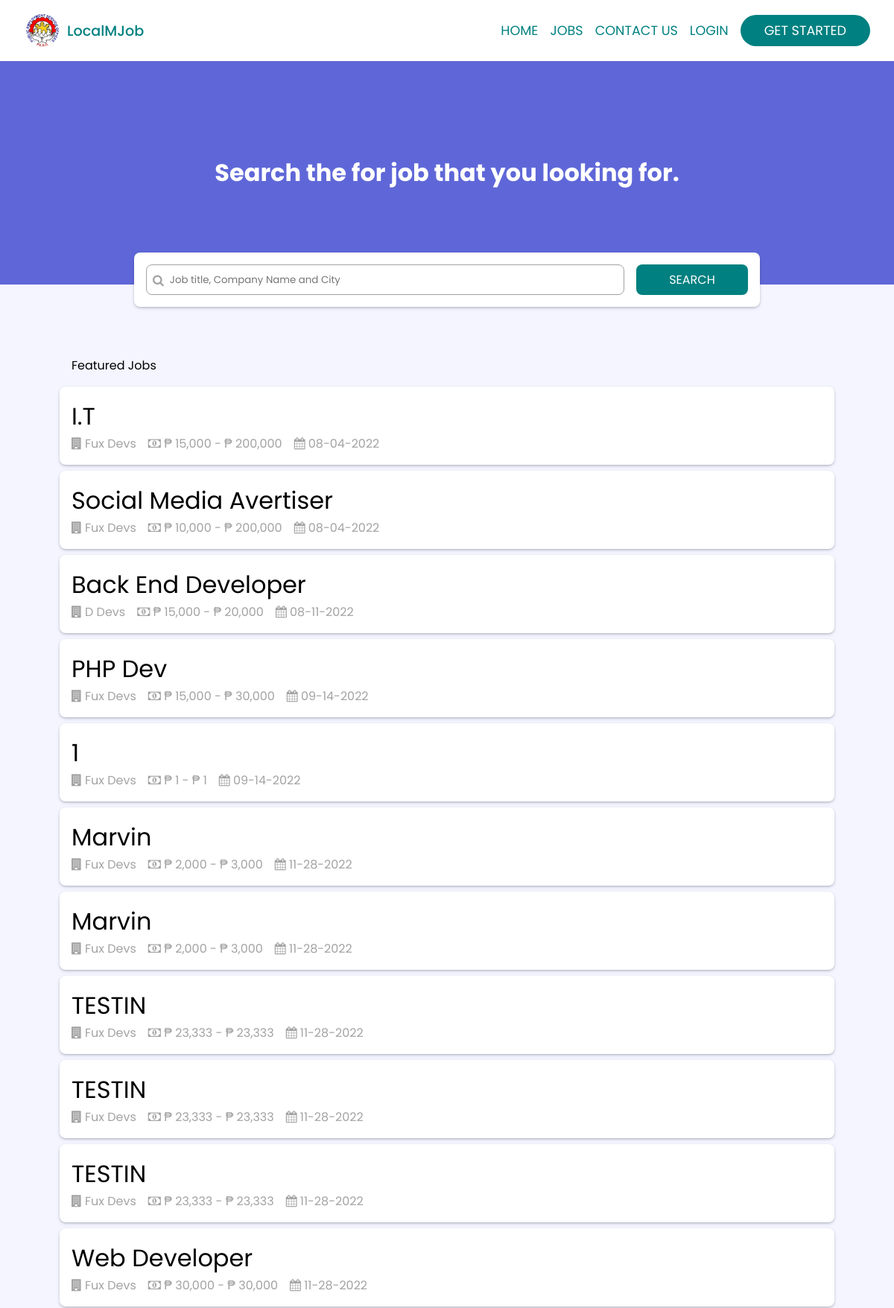
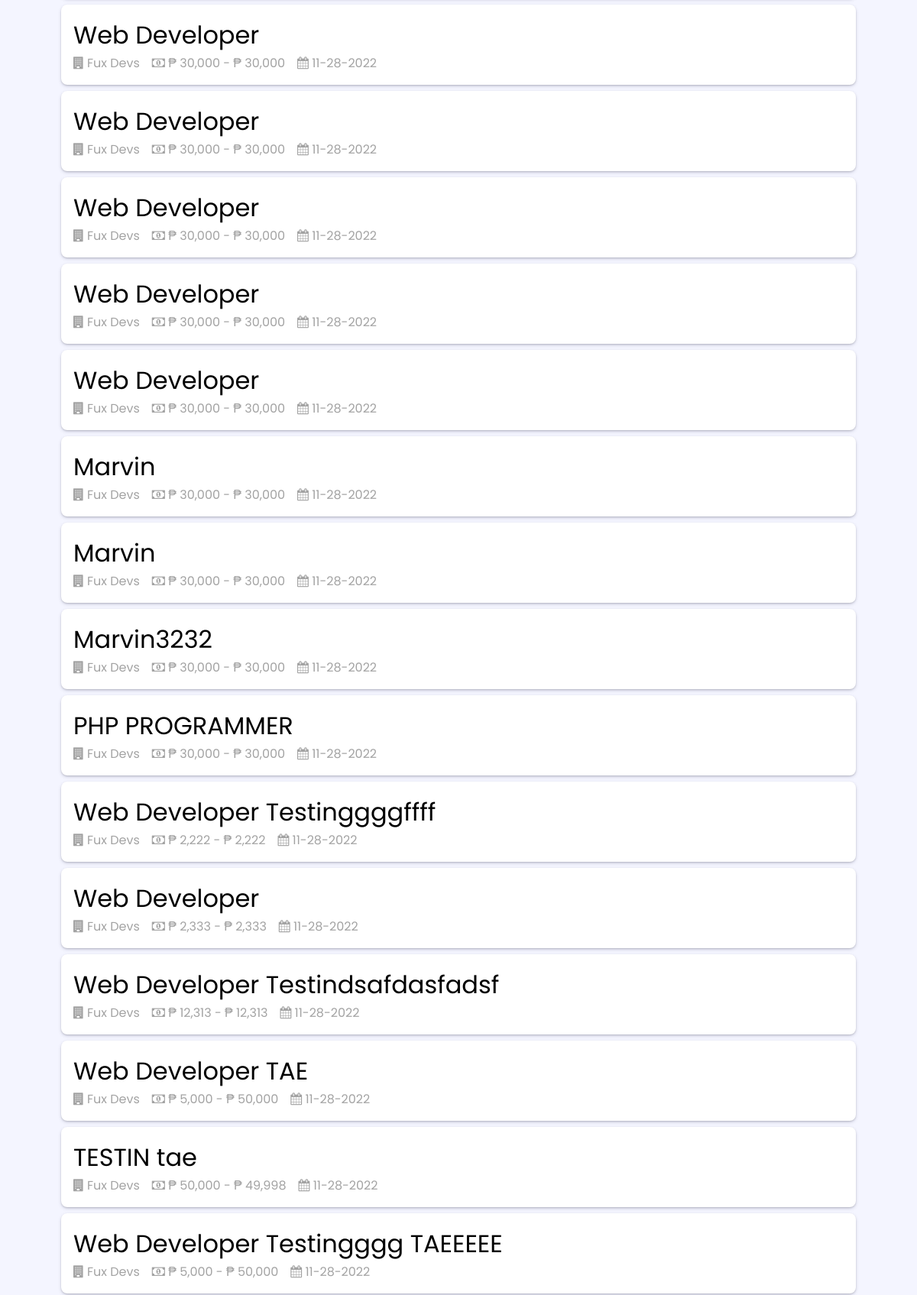
Page /jobs/index.php (upper part) on the committed database (2 pictures, top to bottom).
### tables this page shows
CREATE TABLE IF NOT EXISTS `tbl_jobs` (
  `id` int NOT NULL AUTO_INCREMENT,
  `userid` int NOT NULL,
  `j_name` varchar(50) NOT NULL,
  `j_age` int NOT NULL,
  `j_min` decimal(50,0) NOT NULL,
  `j_max` decimal(50,0) NOT NULL,
  `j_currency_symbol` varchar(1) NOT NULL,
  `j_description` text NOT NULL,
  `j_created_at` timestamp NOT NULL DEFAULT CURRENT_TIMESTAMP,
  PRIMARY KEY (`id`)
);

CREATE TABLE IF NOT EXISTS `tbl_company` (
  `id` int NOT NULL AUTO_INCREMENT,
  `userid` int NOT NULL,
  `c_logo` varchar(70) NOT NULL DEFAULT 'company_logo_default.png',
  `c_banner` varchar(70) NOT NULL DEFAULT 'company_banner_default.png',
  `c_name` varchar(50) NOT NULL,
  `c_address` varchar(100) NOT NULL,
  `c_cnum` varchar(20) NOT NULL,
  `c_position` varchar(50) NOT NULL,
  `department` varchar(50) NOT NULL,
  `created_at` timestamp NOT NULL DEFAULT CURRENT_TIMESTAMP,
  PRIMARY KEY (`id`)
);

### config.php (called while the page is built, shortened)
<?php
$__name__ = "iconnect";
?>

### session.php (called while the page is built)
<?php
if(isset($_SESSION["islogin"])){
    $islogin = $_SESSION["islogin"];
    $data = $_SESSION["data"];
    $u_id = $data["id"];
    $load_data = mysqli_query($con,"SELECT * FROM `tbl_accounts` WHERE id = $u_id");
    if(hasResult($load_data)){
        $data = mysqli_fetch_assoc($load_data);
        $u_fname = $data["firstname"];
        $u_lname = $data["lastname"];
        $u_cnum = $data["cnum"];
        $u_bday = $data["bday"];
        $u_age = $data["age"];
        $u_address = $data["address"];
        $u_email = $data["email"];
        $u_password = $data["password"];
        $u_type = $data["type"];
        $u_verification_state = $data["verification_state"];
        $u_avatar = $data["avatar"];
        $u_createdat = $data["created_at"];
        if($u_type == 3){
            $load_resume = mysqli_query($con,"SELECT * FROM `tbl_resume` WHERE userid = $u_id");
            if(hasResult($load_resume)){
                $resume_data = mysqli_fetch_assoc($load_resume);
                $have_resume = true;
                $r_path = $resume_data["path"];
            }else{
                $have_resume = false;
            }
        }
        if($u_type == 2){
            $load_company = mysqli_query($con,"SELECT * FROM `tbl_company` WHERE userid = $u_id");
            $company_data = mysqli_fetch_assoc($load_company);
            $c_id = $company_data["id"];
            $c_name = $company_data["c_name"];
            $c_address = $company_data["c_address"];
            $c_cnum = $company_data["c_cnum"];
            $c_position = $company_data["c_position"];
            $c_logo = $company_data["c_logo"];
            $c_banner = $company_data["c_banner"];
            $c_department = $company_data["department"];
            $c_createdat = $company_data["created_at"];
        }
    }else{
        navigate("./logout.php");
    }
}else{
    $islogin = false;
}

### functions.php (called while the page is built, shortened)
<?php
function form($e){
        if ($_SERVER['REQUEST_METHOD'] === 'POST') {
            return isset($_POST[$e]);
        }else{
            return isset($_GET[$e]);
        }
}
function hasResult($result){
    if(mysqli_num_rows($result) > 0){
        return true;
    }else{
        return false;
    }
}

### jobs/index.php (the view, shortened to what this page needs)
<?php
require_once '../config.php';
require_once '../functions.php';
require_once '../session.php';
if(form("search")){
    $onsearch = true;
    $search = mysqli_value($con,"search");
    $result_query = mysqli_query($con,"
    SELECT
        tbl_jobs.id,
        tbl_company.c_name,
        tbl_company.c_address,
        tbl_company.c_cnum,
        tbl_accounts.firstname,
        tbl_accounts.lastname,
        tbl_jobs.j_name,
        tbl_jobs.j_age,
        tbl_jobs.j_min,
        tbl_jobs.j_max,
        tbl_jobs.j_currency_symbol,
        tbl_jobs.j_description,
        tbl_jobs.j_created_at
    FROM
        tbl_jobs
    INNER JOIN tbl_company ON tbl_company.userid = tbl_jobs.userid
    INNER JOIN tbl_accounts ON tbl_accounts.id = tbl_jobs.userid
    WHERE
    tbl_company.c_name LIKE '%$search%' OR
    tbl_jobs.j_name LIKE '%$search%' OR
    tbl_company.c_address LIKE '%$search%'
    ");
}else{
    $onsearch = false;
    if($islogin){
        $result_query = mysqli_query($con,"
        SELECT
            tbl_jobs.id,
            tbl_company.c_name,
            tbl_company.c_address,
            tbl_company.c_cnum,
            tbl_accounts.firstname,
            tbl_accounts.lastname,
            tbl_jobs.j_name,
            tbl_jobs.j_age,
            tbl_jobs.j_min,
            tbl_jobs.j_max,
            tbl_jobs.j_currency_symbol,
            tbl_jobs.j_description,
            tbl_jobs.j_created_at
        FROM
            tbl_jobs
        INNER JOIN tbl_company ON tbl_company.userid = tbl_jobs.userid
        INNER JOIN tbl_accounts ON tbl_accounts.id = tbl_jobs.userid
        ");
    }else{
        $result_query = mysqli_query($con,"
        SELECT
            tbl_jobs.id,
            tbl_company.c_name,
            tbl_company.c_address,
            tbl_company.c_cnum,
            tbl_accounts.firstname,
            tbl_accounts.lastname,
            tbl_jobs.j_name,
            tbl_jobs.j_age,
            tbl_jobs.j_min,
            tbl_jobs.j_max,
            tbl_jobs.j_currency_symbol,
            tbl_jobs.j_description,
            tbl_jobs.j_created_at
        FROM
            tbl_jobs
        INNER JOIN tbl_company ON tbl_company.userid = tbl_jobs.userid
        INNER JOIN tbl_accounts ON tbl_accounts.id = tbl_jobs.userid
        ");
    }
}
?>
<!DOCTYPE html>
<html lang="en">
<head>
    <link href="//maxcdn.bootstrapcdn.com/font-awesome/4.7.0/css/font-awesome.min.css" rel="stylesheet">
    <link rel="stylesheet" href="style.css">
    <link rel="stylesheet" href="../verify.css">
    <link rel="stylesheet" href="../header.css">
    <link rel="stylesheet" href="../notify_style.css">
</head>
<body>
    <div class="main">
        <?php include '../header.php' ?>
        <div class="body_search">
            <div class="container_search">
                <h1>Search the for job that you looking for.</h1>
                <form action="" class="search_form" method="get">
                    <div class="field">
                        <i class="fa fa-search"></i>
                        <input type="text" name="search" id="search" value="<?= ($onsearch) ? value("search") : "" ?>"placeholder="Job title, Company Name and City" required>
                    </div>
                    <button type="submit">
                        SEARCH
                    </button>
                </form>
            </div>
            <div class="content">
                <div class="container recommended">
                    <div class="container_title">
                        <?php if($onsearch){ ?>
                            Result-<?= mysqli_num_rows($result_query) ?>
                        <?php }else{ ?>
                            <?= ($islogin) ? "Recommended Jobs" : "Featured Jobs" ?>
                        <?php } ?>
                    </div>
                    <div class="container_body">
                        <?php if(hasResult($result_query)){?>
                            <?php while($row = mysqli_fetch_assoc($result_query)){?>
                                <a class="box" href="view.php?id=<?= $row["id"]?>">
                                    <div class="box_header">
                                        <div class="box_header_title">
                                            <?= $row["j_name"]?>
                                        </div>
                                        <div class="box_header_sub">
                                            <p>
                                                <i class="fa fa-building"></i>
                                                <?= $row["c_name"]?>
                                            </p>
                                            <p>
                                                <i class="fa fa-money"></i>
                                                <?= $row["j_currency_symbol"]." ".number_format($row['j_min'])." - ".$row["j_currency_symbol"]." ".number_format($row['j_max']) ?>
                                            </p>
                                            <p>
                                                <i class="fa fa-calendar"></i>
                                                <?= date("m-d-Y",strtotime($row["j_created_at"]))?>
                                            </p>
                                        </div>
                                    </div>
                                </a>
                            <?php }?>
                        <?php }?>
                    </div>
                </div>
            </div>
        </div>
    </div>
</body>
</html>

### header.php (shortened to what this page needs)
<div class="header">
    <div class="text">
        <a href="/<?= $__name__ ?>" class="header_logo">
            <img src="/<?= $__name__ ?>/assets/peso_logo_one.gif" alt="logo">
            <p>LocalMJob</p>
        </a>
    </div>
    <div class="navigation">
        <?php if($islogin){?>
             <ul class="notification-drop">
                <li class="item">
                <button type="button" style="border: none; background: white;" onclick="showNotification()">
                    <i class="fa fa-bell-o notification-bell" aria-hidden="true"></i> <span class="btn__badge pulse-button ">
                    <?php echo countNotify($con, $u_id); ?>
                    </span>
                </button>
                  <ul>
                    <?php
                    $load_data_notificaiton = mysqli_query($con,"SELECT * FROM `tbl_notification` WHERE user_id = $u_id and `status` = 0 order by created_at desc limit 5");
                    if(hasResult($load_data_notificaiton)){
                        while($row = mysqli_fetch_assoc($load_data_notificaiton)){
                            echo "<li id='".$row["id"]."' onclick='updateNotification(this.id)' >".$row["description"]."</li>";
                        }
                    }else{
                        echo "<li>No data..</li>";
                    }
                     ?>
                  </ul>
                </li>
              </ul>
            <?php if($u_type == 1){?>
                <a href="/<?= $__name__ ?>">HOME</a>
                <a href="/<?= $__name__ ?>/jobs">JOBS</a>
                <a href="/<?= $__name__ ?>/contact_us.php">CONTACT US</a>
                <a href="/<?= $__name__ ?>/logout.php">LOGOUT</a>
                <a href="/<?= $__name__ ?>/dashboard/company" class="nav_a">
                    DASHBOARD
                </a>
            <?php }elseif($u_type == 2){?>
                <a href="/<?= $__name__ ?>">HOME</a>
                <a href="/<?= $__name__ ?>/jobs">JOBS</a>
                <a href="/<?= $__name__ ?>/contact_us.php">CONTACT US</a>
                <a href="/<?= $__name__ ?>/logout.php">LOGOUT</a>
                <a href="/<?= $__name__ ?>/dashboard/company" class="nav_a">
                    DASHBOARD
                </a>
            <?php }elseif($u_type == 3){?>
                <a href="/<?= $__name__ ?>">HOME</a>
                <a href="/<?= $__name__ ?>/jobs">JOBS</a>
                <a href="/<?= $__name__ ?>/profile">PROFILE</a>
                <a href="/<?= $__name__ ?>/profile/?page=password" class="client_menu">Password</a>
                <a href="/<?= $__name__ ?>/profile/?page=resume"  class="client_menu">Resume</a>
                <a href="/<?= $__name__ ?>/logout.php">LOGOUT</a>
            <?php } ?>
        <?php }else{?>
            <a href="/<?= $__name__ ?>">HOME</a>
            <a href="/<?= $__name__ ?>/jobs">JOBS</a>
            <a href="/<?= $__name__ ?>/contact_us.php">CONTACT US</a>
            <a href="/<?= $__name__ ?>/auth?a=already">LOGIN</a>
            <a href="/<?= $__name__ ?>/auth?a=join" class="nav_a">
                GET STARTED
            </a>
        <?php } ?>
    </div>
</div>

### jobs/style.css (style rules this page uses)
* { padding:0; margin: 0; box-sizing: border-box; font-family: 'Poppins', sans-serif; scroll-behavior: smooth; }
input { outline: none; }
a { text-decoration: none; }
.main { display: flex; height: 100vh; flex-direction: column; }
.header { display: flex; justify-content: space-between; padding: 1rem 2rem; align-items: center; }
.header_logo { display: flex; align-items: center; color: teal; gap: .5rem; }
.header_logo img { width: 50px; height: 50px; }
.header_logo p { font-size: 1.2rem; font-weight:500; }
.navigation { display: flex; align-items: center; gap: 1rem; }
.navigation > a { color: teal; font-size: 1.1rem; }
.navigation > a.nav_a { border-radius: 2rem; padding: .5rem 2rem; background: teal; color: white; }
.body_search { display: flex; flex-direction: column; }
.body_search .container_search { display: flex; justify-content: center; align-items: center; flex-direction: column; height: 300px; gap: 3rem; background: rgb(95, 103, 216); color: white; position: relative; }
.body_search .container_search form { position: absolute; bottom: -30px; background: white; color: black; width: max(30vw , 70%); border-radius: .5rem; display: flex; gap: 1rem; padding: 1rem; box-shadow: rgba(50, 50, 93, 0.25) 0px 2px 5px -1px, rgba(0, 0, 0, 0.3) 0px 1px 3px -1px; }
.body_search .container_search form .field { border: 1px solid rgb(163, 163, 163); padding: .5rem .5rem; display: flex; gap: .5rem; align-items: center; font-size: 1rem; flex: 1; border-radius: .5rem; }
.body_search .container_search form .field i { color: rgb(163, 163, 163); }
.body_search .container_search form .field input { border: 0; width: 100%; }
.body_search .container_search form button { font-size: 1rem; padding: .5rem; width: 150px; background: teal; color: white; border: none; border-radius: .5rem; cursor:pointer; }
.body_search .content { flex: 1; background: #F4F5FF; padding: 5rem 5rem 0 5rem; display: flex; flex-direction: column; }
.body_search .content .recommended { display: flex; flex-direction: column; }
.body_search .content .recommended .container_title { padding: 1rem; }
.body_search .content .recommended .container_body { display: flex; flex-direction: column; gap: .5rem; }
.body_search .content .recommended .container_body .box { text-decoration: none; color: black; padding: 1rem; border-radius: .5rem; background: white; box-shadow: rgba(50, 50, 93, 0.25) 0px 2px 5px -1px, rgba(0, 0, 0, 0.3) 0px 1px 3px -1px; }
.body_search .content .recommended .container_body .box .box_header .box_header_title { font-size: 2rem; }
.body_search .content .recommended .container_body .box .box_header .box_header_sub { display: flex; color: rgb(163, 163, 163); gap: 1rem; }

### header.css (style rules this page uses)
.header { position: relative; }
.text { display:flex; align-items: center; }

### rows in the picture
tbl_jobs: j_name "I.T", tbl_company.c_name "Fux Devs", j_currency_symbol "₱", j_min "15,000", j_max "200,000", j_created_at "08-04-2022"
tbl_jobs: j_name "Social Media Avertiser", tbl_company.c_name "Fux Devs", j_currency_symbol "₱", j_min "10,000", j_max "200,000", j_created_at "08-04-2022"
tbl_jobs: j_name "Back End Developer", tbl_company.c_name "D Devs", j_currency_symbol "₱", j_min "15,000", j_max "20,000", j_created_at "08-11-2022"
tbl_jobs: j_name "PHP Dev", tbl_company.c_name "Fux Devs", j_currency_symbol "₱", j_min "15,000", j_max "30,000", j_created_at "09-14-2022"
tbl_jobs: j_name "1", tbl_company.c_name "Fux Devs", j_currency_symbol "₱", j_min "1", j_max "1", j_created_at "09-14-2022"
tbl_jobs: j_name "Marvin", tbl_company.c_name "Fux Devs", j_currency_symbol "₱", j_min "2,000", j_max "3,000", j_created_at "11-28-2022"
tbl_jobs: j_name "Marvin", tbl_company.c_name "Fux Devs", j_currency_symbol "₱", j_min "2,000", j_max "3,000", j_created_at "11-28-2022"
tbl_jobs: j_name "TESTIN", tbl_company.c_name "Fux Devs", j_currency_symbol "₱", j_min "23,333", j_max "23,333", j_created_at "11-28-2022"
tbl_jobs: j_name "TESTIN", tbl_company.c_name "Fux Devs", j_currency_symbol "₱", j_min "23,333", j_max "23,333", j_created_at "11-28-2022"
tbl_jobs: j_name "TESTIN", tbl_company.c_name "Fux Devs", j_currency_symbol "₱", j_min "23,333", j_max "23,333", j_created_at "11-28-2022"
tbl_jobs: j_name "Web Developer", tbl_company.c_name "Fux Devs", j_currency_symbol "₱", j_min "30,000", j_max "30,000", j_created_at "11-28-2022"
tbl_jobs: j_name "Web Developer", tbl_company.c_name "Fux Devs", j_currency_symbol "₱", j_min "30,000", j_max "30,000", j_created_at "11-28-2022"
tbl_jobs: j_name "Web Developer", tbl_company.c_name "Fux Devs", j_currency_symbol "₱", j_min "30,000", j_max "30,000", j_created_at "11-28-2022"
tbl_jobs: j_name "Web Developer", tbl_company.c_name "Fux Devs", j_currency_symbol "₱", j_min "30,000", j_max "30,000", j_created_at "11-28-2022"
tbl_jobs: j_name "Web Developer", tbl_company.c_name "Fux Devs", j_currency_symbol "₱", j_min "30,000", j_max "30,000", j_created_at "11-28-2022"
tbl_jobs: j_name "Web Developer", tbl_company.c_name "Fux Devs", j_currency_symbol "₱", j_min "30,000", j_max "30,000", j_created_at "11-28-2022"
tbl_jobs: j_name "Marvin", tbl_company.c_name "Fux Devs", j_currency_symbol "₱", j_min "30,000", j_max "30,000", j_created_at "11-28-2022"
tbl_jobs: j_name "Marvin", tbl_company.c_name "Fux Devs", j_currency_symbol "₱", j_min "30,000", j_max "30,000", j_created_at "11-28-2022"
tbl_jobs: j_name "Marvin3232", tbl_company.c_name "Fux Devs", j_currency_symbol "₱", j_min "30,000", j_max "30,000", j_created_at "11-28-2022"
tbl_jobs: j_name "PHP PROGRAMMER", tbl_company.c_name "Fux Devs", j_currency_symbol "₱", j_min "30,000", j_max "30,000", j_created_at "11-28-2022"
tbl_jobs: j_name "Web Developer Testinggggffff", tbl_company.c_name "Fux Devs", j_currency_symbol "₱", j_min "2,222", j_max "2,222", j_created_at "11-28-2022"
tbl_jobs: j_name "Web Developer", tbl_company.c_name "Fux Devs", j_currency_symbol "₱", j_min "2,333", j_max "2,333", j_created_at "11-28-2022"
tbl_jobs: j_name "Web Developer Testindsafdasfadsf", tbl_company.c_name "Fux Devs", j_currency_symbol "₱", j_min "12,313", j_max "12,313", j_created_at "11-28-2022"
tbl_jobs: j_name "Web Developer TAE", tbl_company.c_name "Fux Devs", j_currency_symbol "₱", j_min "5,000", j_max "50,000", j_created_at "11-28-2022"
tbl_jobs: j_name "TESTIN tae", tbl_company.c_name "Fux Devs", j_currency_symbol "₱", j_min "50,000", j_max "49,998", j_created_at "11-28-2022"
tbl_jobs: j_name "Web Developer Testingggg TAEEEEE", tbl_company.c_name "Fux Devs", j_currency_symbol "₱", j_min "5,000", j_max "50,000", j_created_at "11-28-2022"
